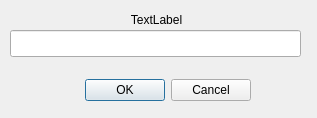
<?xml version="1.0" encoding="UTF-8"?>
<ui version="4.0">
 <class>ifg::qt::EntradaString</class>
 <widget class="QDialog" name="ifg::qt::EntradaString">
  <property name="geometry">
   <rect>
    <x>0</x>
    <y>0</y>
    <width>317</width>
    <height>118</height>
   </rect>
  </property>
  <property name="windowTitle">
   <string>Dialog</string>
  </property>
  <widget class="QDialogButtonBox" name="botoes">
   <property name="geometry">
    <rect>
     <x>30</x>
     <y>70</y>
     <width>221</width>
     <height>41</height>
    </rect>
   </property>
   <property name="orientation">
    <enum>Qt::Horizontal</enum>
   </property>
   <property name="standardButtons">
    <set>QDialogButtonBox::Cancel|QDialogButtonBox::Ok</set>
   </property>
  </widget>
  <widget class="QLineEdit" name="nome">
   <property name="geometry">
    <rect>
     <x>10</x>
     <y>30</y>
     <width>291</width>
     <height>27</height>
    </rect>
   </property>
  </widget>
  <widget class="QLabel" name="label_titulo">
   <property name="geometry">
    <rect>
     <x>16</x>
     <y>10</y>
     <width>281</width>
     <height>20</height>
    </rect>
   </property>
   <property name="text">
    <string>TextLabel</string>
   </property>
   <property name="alignment">
    <set>Qt::AlignCenter</set>
   </property>
  </widget>
 </widget>
 <resources/>
 <connections>
  <connection>
   <sender>botoes</sender>
   <signal>accepted()</signal>
   <receiver>ifg::qt::EntradaString</receiver>
   <slot>accept()</slot>
   <hints>
    <hint type="sourcelabel">
     <x>248</x>
     <y>254</y>
    </hint>
    <hint type="destinationlabel">
     <x>157</x>
     <y>274</y>
    </hint>
   </hints>
  </connection>
  <connection>
   <sender>botoes</sender>
   <signal>rejected()</signal>
   <receiver>ifg::qt::EntradaString</receiver>
   <slot>reject()</slot>
   <hints>
    <hint type="sourcelabel">
     <x>316</x>
     <y>260</y>
    </hint>
    <hint type="destinationlabel">
     <x>286</x>
     <y>274</y>
    </hint>
   </hints>
  </connection>
 </connections>
</ui>
